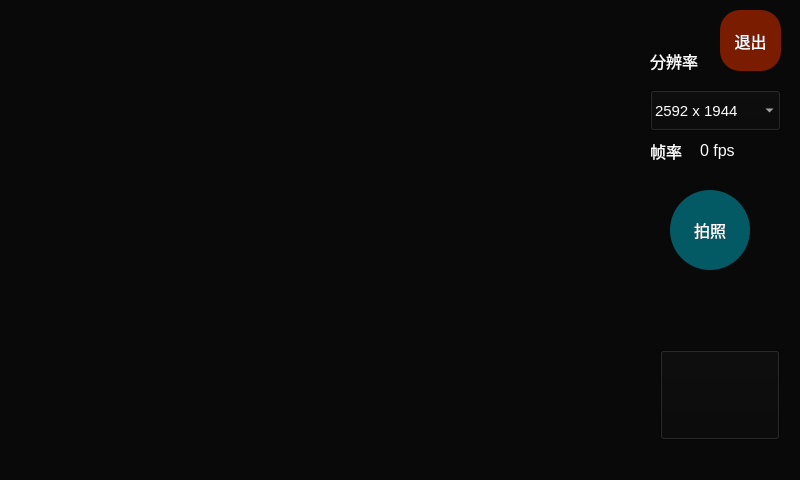
<?xml version="1.0" encoding="UTF-8"?>
<ui version="4.0">
 <class>cam</class>
 <widget class="QMainWindow" name="cam">
  <property name="geometry">
   <rect>
    <x>0</x>
    <y>0</y>
    <width>800</width>
    <height>480</height>
   </rect>
  </property>
  <property name="minimumSize">
   <size>
    <width>800</width>
    <height>480</height>
   </size>
  </property>
  <property name="maximumSize">
   <size>
    <width>1280</width>
    <height>720</height>
   </size>
  </property>
  <property name="windowTitle">
   <string>cam</string>
  </property>
  <property name="styleSheet">
   <string notr="true">color: rgb(255, 255, 255);
background-color: rgb(9, 9, 9);</string>
  </property>
  <widget class="QWidget" name="centralwidget">
   <property name="styleSheet">
    <string notr="true"/>
   </property>
   <widget class="QWidget" name="widget" native="true">
    <property name="geometry">
     <rect>
      <x>0</x>
      <y>0</y>
      <width>640</width>
      <height>480</height>
     </rect>
    </property>
    <property name="minimumSize">
     <size>
      <width>640</width>
      <height>480</height>
     </size>
    </property>
    <property name="maximumSize">
     <size>
      <width>1280</width>
      <height>720</height>
     </size>
    </property>
    <property name="font">
     <font>
      <pointsize>9</pointsize>
     </font>
    </property>
    <property name="styleSheet">
     <string notr="true">color: rgb(255, 255, 255);
background-color: rgb(9, 9, 9);</string>
    </property>
   </widget>
   <widget class="QPushButton" name="camBackBtn">
    <property name="geometry">
     <rect>
      <x>720</x>
      <y>10</y>
      <width>61</width>
      <height>61</height>
     </rect>
    </property>
    <property name="font">
     <font>
      <pointsize>12</pointsize>
     </font>
    </property>
    <property name="styleSheet">
     <string notr="true">background-color: rgb(121, 28, 0);
border-radius: 20px;</string>
    </property>
    <property name="text">
     <string>退出</string>
    </property>
    <property name="iconSize">
     <size>
      <width>50</width>
      <height>50</height>
     </size>
    </property>
   </widget>
   <widget class="QPushButton" name="screenshotbtn">
    <property name="geometry">
     <rect>
      <x>670</x>
      <y>190</y>
      <width>80</width>
      <height>80</height>
     </rect>
    </property>
    <property name="font">
     <font>
      <pointsize>12</pointsize>
     </font>
    </property>
    <property name="styleSheet">
     <string notr="true">background-color: rgb(4, 90, 100);
border-radius: 40px;

</string>
    </property>
    <property name="text">
     <string>拍照</string>
    </property>
    <property name="iconSize">
     <size>
      <width>50</width>
      <height>50</height>
     </size>
    </property>
   </widget>
   <widget class="QPushButton" name="picbtn">
    <property name="geometry">
     <rect>
      <x>660</x>
      <y>350</y>
      <width>120</width>
      <height>90</height>
     </rect>
    </property>
    <property name="sizePolicy">
     <sizepolicy hsizetype="Fixed" vsizetype="Fixed">
      <horstretch>0</horstretch>
      <verstretch>0</verstretch>
     </sizepolicy>
    </property>
    <property name="minimumSize">
     <size>
      <width>120</width>
      <height>90</height>
     </size>
    </property>
    <property name="text">
     <string/>
    </property>
    <property name="iconSize">
     <size>
      <width>240</width>
      <height>180</height>
     </size>
    </property>
   </widget>
   <widget class="QComboBox" name="comboBox">
    <property name="geometry">
     <rect>
      <x>650</x>
      <y>90</y>
      <width>131</width>
      <height>41</height>
     </rect>
    </property>
    <property name="font">
     <font>
      <pointsize>11</pointsize>
     </font>
    </property>
    <item>
     <property name="text">
      <string>2592 x 1944</string>
     </property>
    </item>
    <item>
     <property name="text">
      <string>1980 x 1440</string>
     </property>
    </item>
    <item>
     <property name="text">
      <string>1280 x960</string>
     </property>
    </item>
    <item>
     <property name="text">
      <string>960 x 720</string>
     </property>
    </item>
    <item>
     <property name="text">
      <string>640 x 480</string>
     </property>
    </item>
   </widget>
   <widget class="QLabel" name="label">
    <property name="geometry">
     <rect>
      <x>650</x>
      <y>50</y>
      <width>51</width>
      <height>21</height>
     </rect>
    </property>
    <property name="font">
     <font>
      <pointsize>12</pointsize>
     </font>
    </property>
    <property name="text">
     <string>分辨率</string>
    </property>
   </widget>
   <widget class="QLabel" name="label_2">
    <property name="geometry">
     <rect>
      <x>650</x>
      <y>140</y>
      <width>41</width>
      <height>21</height>
     </rect>
    </property>
    <property name="font">
     <font>
      <pointsize>12</pointsize>
     </font>
    </property>
    <property name="text">
     <string>帧率</string>
    </property>
   </widget>
   <widget class="QLabel" name="label_fps">
    <property name="geometry">
     <rect>
      <x>700</x>
      <y>140</y>
      <width>81</width>
      <height>20</height>
     </rect>
    </property>
    <property name="font">
     <font>
      <pointsize>12</pointsize>
     </font>
    </property>
    <property name="text">
     <string>0 fps</string>
    </property>
   </widget>
  </widget>
 </widget>
 <resources/>
 <connections/>
</ui>
